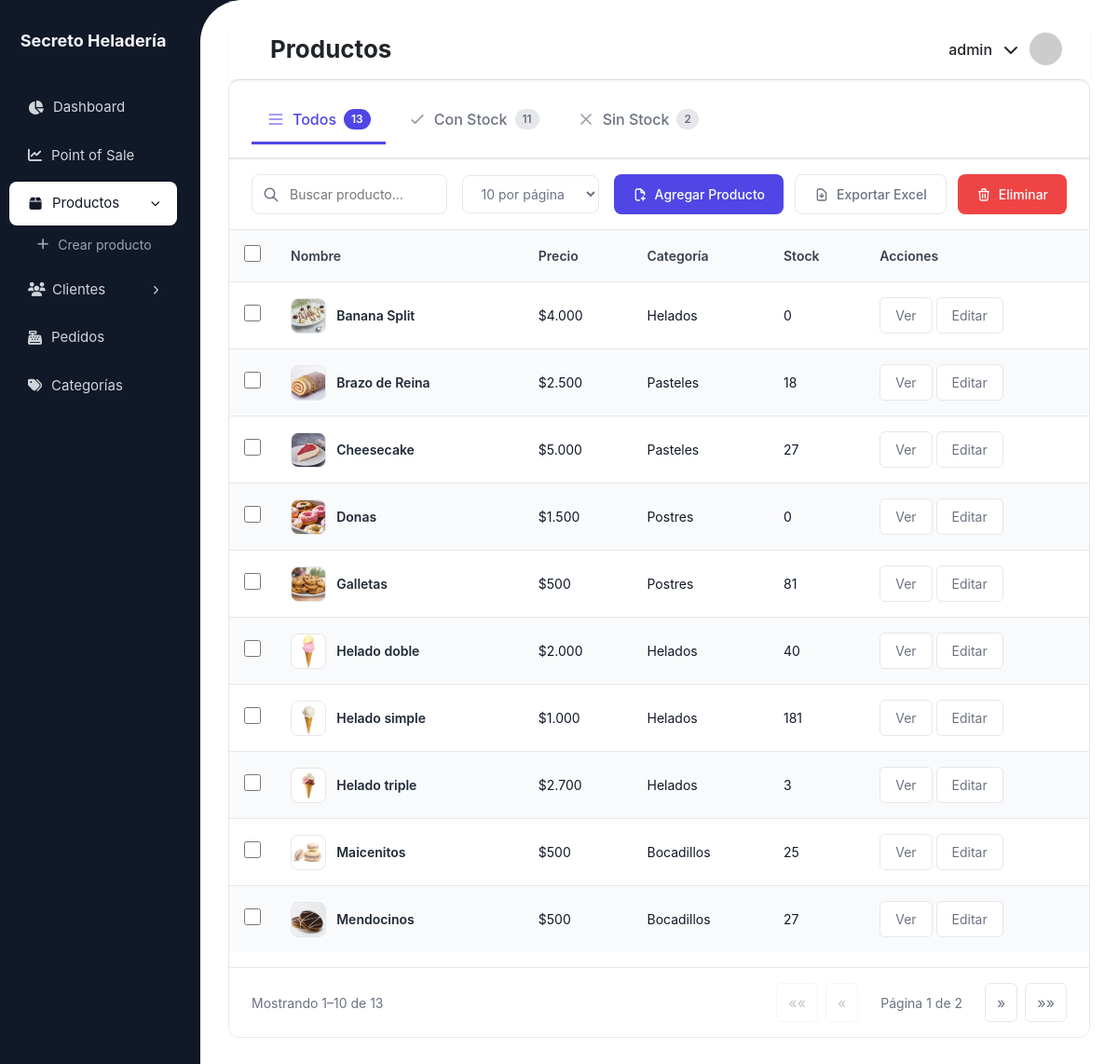
/heladeria/productos/ (signed in), run on the app's committed database.
### heladeria/models.py (models this page shows, shortened)
class BaseModel(models.Model):
    STATE_CHOICES = [
        ("ACTIVE", "Active"),
        ("INACTIVE", "Inactive"),
    ]
    state = models.CharField(max_length=10, choices=STATE_CHOICES, default="ACTIVE")
    created_at = models.DateTimeField(auto_now_add=True)
    updated_at = models.DateTimeField(auto_now=True)
    deleted_at = models.DateTimeField(null=True, blank=True)
    class Meta:
        abstract = True

class Producto(BaseModel):
    nombre = models.CharField(max_length=100)
    descripcion = models.TextField(blank=True, null=True)
    precio = models.DecimalField(max_digits=10, decimal_places=0)
    precio_compra = models.DecimalField(max_digits=10, decimal_places=0, default=0)
    stock = models.PositiveIntegerField(default=0)
    imagen = models.ImageField(upload_to='productos/', blank=True, null=True)
    categoria = models.ForeignKey(
        Categoria,
        on_delete=models.SET_NULL,
        null=True,
        blank=True,
        related_name='productos'
    )
    class Meta:
        db_table = 'devices_producto'

class Categoria(BaseModel):
    nombre = models.CharField(max_length=50, unique=True)
    descripcion = models.TextField(blank=True, null=True)
    activa = models.BooleanField(default=True)
    def __str__(self):
        return self.nombre
    class Meta:
        db_table = 'devices_categoria'

### heladeria/decorators.py (the view)
        def _wrapped_view(request, *args, **kwargs):
            if request.user.is_authenticated:
                if request.user.groups.filter(name__in=grupos).exists():
                    return view_func(request, *args, **kwargs)
            raise PermissionDenied

### heladeria/templatetags/formatos.py (called while the page is built)
@register.filter
def precio_cl(value):
    try:
        value = int(float(value))
        return f"{value:,}".replace(",", ".")
    except:
        return value

### heladeria/templatetags/permisos_extras.py (called while the page is built)
@register.filter(name='tiene_grupo')
def tiene_grupo(user, nombre_grupo):
    return user.groups.filter(name=nombre_grupo).exists()

### productos/templates/productos/lista_productos.html (shortened to what this page needs)
{% extends "heladeria/base_generic.html" %}
{% load static %}
{% load formatos %}
{% load permisos_extras %}
{% block extra_css %}
<link rel="stylesheet" href="{% static 'productos/css/lista_productos.css' %}">
{% endblock %}
{% block page_title %}Productos{% endblock %}
{% block content %}
<div class="productos-container">
    <div class="products-header">
        <div class="products-tabs">
            <button
    class="tab-item {% if stock == '' %}active{% endif %}"
    data-stock=""
    onclick="cambiarStockTab(this)"
>
                <svg class="tab-icon" fill="none" stroke="currentColor" viewBox="0 0 24 24">
                    <path stroke-linecap="round" stroke-linejoin="round" stroke-width="2"
                        d="M4 6h16M4 12h16M4 18h16"/>
                </svg>
                Todos
                <span class="tab-count">{{ total_productos|default:0 }}</span>
            </button>
            <button
    class="tab-item {% if stock == '1' %}active{% endif %}"
    data-stock="1"
    onclick="cambiarStockTab(this)"
>
                <svg class="tab-icon" fill="none" stroke="currentColor" viewBox="0 0 24 24">
                    <path stroke-linecap="round" stroke-linejoin="round" stroke-width="2"
                        d="M5 13l4 4L19 7"/>
                </svg>
                Con Stock
                <span class="tab-count">{{ productos_con_stock|default:0 }}</span>
            </button>
            <button
    class="tab-item {% if stock == '0' %}active{% endif %}"
    data-stock="0"
    onclick="cambiarStockTab(this)"
>
                <svg class="tab-icon" fill="none" stroke="currentColor" viewBox="0 0 24 24">
                    <path stroke-linecap="round" stroke-linejoin="round" stroke-width="2"
                        d="M6 18L18 6M6 6l12 12"/>
                </svg>
                Sin Stock
                <span class="tab-count">{{ productos_sin_stock|default:0 }}</span>
            </button>
        </div>
    </div>
    <div class="controls-row">
        <div class="search-filter-section">
            <form method="get" id="searchForm" class="search-box">
                <input id="searchInput" type="text" name="q" class="search-input"
                    placeholder="Buscar producto..." value="{{ query|default:'' }}">
            </form>
            <select id="perPageSelect" class="filter-select">
                <option value="10" {% if per_page == 10 %}selected{% endif %}>10 por página</option>
            </select>
        </div>
        <div class="action-buttons">
            {% if request.user|tiene_grupo:"Admin" or request.user|tiene_grupo:"Editor" %}
            <button class="btn-action btn-primary-action"
                    onclick="window.location='{% url 'crear_producto' %}'">
                Agregar Producto
            </button>
            {% endif %}
            {% if request.user|tiene_grupo:"Admin" %}
            <button class="btn-action btn-secondary-action"
                    onclick="window.location='{% url 'exportar_productos_excel' %}'">
                <svg width="16" height="16" fill="none" stroke="currentColor" viewBox="0 0 24 24">
                    <path stroke-linecap="round" stroke-linejoin="round" stroke-width="2"
                        d="M12 10v6m0 0l-3-3m3 3l3-3m2 8H7a2 2 0 0 1-2-2V5a2 2 0 0 1 2-2h5.586a1
                           1 0 0 1 .707.293l5.414 5.414a1 1 0 0 1 .293.707V19a2 2 0 0 1-2 2z"/>
                </svg>
                Exportar Excel
            </button>
            <button class="btn-action btn-danger-action" onclick="eliminarSeleccionados()">
                <svg width="16" height="16" fill="none" stroke="currentColor" viewBox="0 0 24 24">
                    <path stroke-linecap="round" stroke-linejoin="round" stroke-width="2"
                        d="M19 7l-.867 12.142A2 2 0 0 1 16.138 21H7.862a2 2 0 0 1-1.995-1.858L5 7
                           m5 4v6m4-6v6m1-10V4a1 1 0 0 0-1-1h-4a1 1 0 0 0-1 1v3M4 7h16"/>
                </svg>
                Eliminar
            </button>
            {% endif %}
        </div>
    </div>
    <div id="tablaContainer">
        {% include "productos/_tabla_productos.html" %}
      </div>
</div>
{% endblock %}

### heladeria/templates/heladeria/base_generic.html (shortened to what this page needs)
{% load static %}
{% load permisos_extras %}
<!DOCTYPE html>
<html lang="es">
<head>
  <link href="https://cdn.jsdelivr.net/npm/bootstrap@5.3.2/dist/css/bootstrap.min.css" rel="stylesheet">
  <link rel="stylesheet" href="https://cdnjs.cloudflare.com/ajax/libs/font-awesome/6.5.0/css/all.min.css">
  {% block extra_css %}{% endblock %}
  <link rel="stylesheet" href="{% static 'heladeria/css/layout.css' %}">
</head>
<body>
  <aside class="sidebar">
    <div class="brand">Secreto Heladería</div>
    <nav class="menu">
      {% if request.user|tiene_grupo:"Admin" %}
      <a href="{% url 'reporte_dashboard' %}"
        class="{% if request.resolver_match.url_name == 'reporte_dashboard' %}active{% endif %}">
          <i class="fa fa-chart-pie"></i> Dashboard
      </a>
      {% endif %}
      <a href="{% url 'pos_home' %}" class="{% if request.resolver_match.url_name == 'pos_home' %}active{% endif %}">
        <i class="fa fa-chart-line"></i> Point of Sale
      </a>
      {% if request.user|tiene_grupo:"Admin" %}
      <div class="menu-group
        {% if request.resolver_match.url_name in 'lista_productos crear_producto editar_producto detalle_productos' %}
          open
        {% endif %}
      ">
        <a href="{% url 'lista_productos' %}"
          class="menu-parent {% if request.resolver_match.url_name == 'lista_productos' %}active{% endif %}">
          <i class="fa fa-box"></i> Productos
          <i class="fa fa-chevron-right arrow"></i>
        </a>
        <div class="submenu">
          <a href="{% url 'crear_producto' %}"
            class="{% if request.resolver_match.url_name == 'crear_producto' %}active{% endif %}">
            <i class="fa fa-plus"></i> Crear producto
          </a>
        </div>
      </div>
      {% endif %}
      <div class="menu-group
      ">
          <a href="{% url 'lista_clientes' %}"
            class="menu-parent {% if request.resolver_match.url_name == 'lista_clientes' %}active{% endif %}">
              <i class="fa fa-users"></i> Clientes
              <i class="fa fa-chevron-right arrow"></i>
          </a>
      </div>
      <a href="{% url 'lista_ventas' %}" class="{% if request.resolver_match.url_name == 'lista_ventas' %}active{% endif %}">
        <i class="fa fa-cash-register"></i> Pedidos
      </a>
      {% if request.user|tiene_grupo:"Admin" %}
      <a href="{% url 'lista_categorias' %}"
        class="{% if request.resolver_match.url_name == 'lista_categorias' %}active{% endif %}">
          <i class="fa fa-tags"></i> Categorías
      </a>
      {% endif %}
    </nav>
  </aside>
  <div class="main-content">
    <div class="content-box">
      <div class="topbar-background"></div>
      <div class="topbar d-flex justify-content-between align-items-center">
        <div class="d-flex align-items-center gap-3">
          <h2 class="mb-0">{% block page_title %}Página{% endblock %}</h2>
        </div>
        <div class="user user-dropdown">
          <span class="user-name">{{ user.username }}</span>
          <i class="fa fa-chevron-down"></i>
          <img class="user-avatar" src="https://ui-avatars.com/api/?name={{ user.username }}&background=random">
        </div>
      </div>
      {% block content %}{% endblock %}
    </div>
  </div>
</body>
</html>

### productos/templates/productos/_tabla_productos.html
{% load static %}
{% load formatos %}
{% load permisos_extras %}
<div class="table-container">
    <table class="modern-table">
        <thead>
            <tr>
                <th style="width:40px;">
                    <input type="checkbox" class="custom-checkbox" id="selectAll" onclick="toggleSelectAll()">
                </th>
                <th>Nombre</th>
                <th>Precio</th>
                <th>Categoría</th>
                <th>Stock</th>
                <th>Acciones</th>
            </tr>
        </thead>
        <tbody>
            {% for producto in page_obj %}
            <tr class="table-row">
                <td>
                    <input type="checkbox" class="custom-checkbox chkProducto" value="{{ producto.id }}">
                </td>
                <td class="product-name-cell fw-600">
                    <div class="product-info">
                        {% if producto.imagen %}
                            <img src="{{ producto.imagen.url }}" alt="{{ producto.nombre }}" class="product-thumb">
                        {% else %}
                            <img src="{% static 'img/no-image.jpg' %}" class="product-thumb">
                        {% endif %}
                        <span>{{ producto.nombre }}</span>
                    </div>
                </td>
                <td>${{ producto.precio | precio_cl }}</td>
                <td>{{ producto.categoria|default:"-" }}</td>
                <td>{{ producto.stock }}</td>
                <td>
                    {% if request.user|tiene_grupo:"Admin" or request.user|tiene_grupo:"Editor" %}
                    <a href="{% url 'detalle_productos' producto.pk %}" class="btn-view">Ver</a>
                    <a href="{% url 'editar_producto' producto.pk %}" class="btn-view">Editar</a>
                    {% endif %}
                </td>
            </tr>
            {% empty %}
            <tr>
                <td colspan="7" class="no-data-msg" style="text-align:center;color:#9CA3AF;">No se encontraron productos.</td></tr>
            </tr>
            {% endfor %}
        </tbody>
    </table>
<div class="table-footer" style="display:flex; justify-content:space-between; align-items:center; gap:1rem; margin-top:1rem;">
    <div style="display:flex; align-items:center; gap:1rem;">
        <div class="results-per-page">
            <span>
                Mostrando {{ page_obj.start_index }}–{{ page_obj.end_index }} de {{ page_obj.paginator.count }}
            </span>
        </div>
    </div>
    <div class="pagination" style="display:flex; gap:0.5rem; align-items:center;">
        <button class="pagination-btn"
                {% if page_obj.has_previous %}
                    data-page="1"
                {% else %} disabled {% endif %}>
            ««
        </button>
        <button class="pagination-btn"
                {% if page_obj.has_previous %}
                    data-page="{{ page_obj.previous_page_number }}"
                {% else %} disabled {% endif %}>
            «
        </button>
        <span class="pagination-info">
            Página {{ page_obj.number }} de {{ page_obj.paginator.num_pages }}
        </span>
        <button class="pagination-btn"
                {% if page_obj.has_next %}
                    data-page="{{ page_obj.next_page_number }}"
                {% else %} disabled {% endif %}>
            »
        </button>
        <button class="pagination-btn"
                {% if page_obj.has_next %}
                    data-page="{{ page_obj.paginator.num_pages }}"
                {% else %} disabled {% endif %}>
            »»
        </button>
    </div>
</div>

### heladeria/static/heladeria/css/layout.css (style rules this page uses)
body { background: #111827; margin: 0; display: flex; height: 100vh; overflow: hidden; font-family: "Inter", sans-serif; }
a { text-decoration: underline; }
.sidebar { position: fixed; left: 0; top: 0; width: 200px; height: 100vh; background: #111827; padding-top: 30px; display: flex; flex-direction: column; z-index: 100; overflow-y: auto; }
.sidebar .brand { font-size: 18px; font-weight: bold; text-align: center; margin-bottom: 30px; color: #F3F4F6; }
.sidebar .menu > a { display: flex; align-items: center; gap: 10px; padding: 12px 20px; color: #D1D5DB; text-decoration: none; border-radius: 8px; font-size: 15px; margin: 5px 10px; transition: 0.2s; }
.menu-group { margin: 5px 10px; }
.menu-parent { display: flex; align-items: center; gap: 10px; padding: 12px 20px; border-radius: 8px; color: #D1D5DB; font-size: 15px; cursor: pointer; transition: 0.2s; text-decoration: none; }
.menu-parent.active { background: #ffffff !important; color: #111827 !important; }
.menu-parent i:first-child { width: 16px; text-align: center; }
.menu-parent .arrow { margin-left: auto; font-size: 10px; transition: transform 0.2s ease; }
.submenu { max-height: 0; overflow: hidden; transition: max-height 0.25s ease; }
.submenu a { display: flex; align-items: center; gap: 10px; padding: 10px 20px 10px 30px; font-size: 14px; color: #9CA3AF; text-decoration: none; border-radius: 6px; transition: 0.2s; }
.menu-group:hover .submenu, .menu-group.open .submenu { max-height: 200px; }
.menu-group:hover .arrow, .menu-group.open .arrow { transform: rotate(90deg); }
.main-content { margin-left: 215px; flex-grow: 1; padding: 0; overflow: hidden; }
.content-box { padding-top: 45px; background: #fff; border-top-left-radius: 45px; padding: 30px; height: 100vh; overflow-y: auto; box-shadow: 0 4px 20px rgba(0,0,0,0.05); }
.topbar-background { position: fixed; top: 0; width: 100vw; height: 45px; background: #fff; border-top-left-radius: 15px; z-index: 49; }
.topbar { position: sticky; top: 0; z-index: 50; display: flex; justify-content: space-between; align-items: center; box-shadow: 0 2px 4px rgba(0,0,0,0.05); background: #fff; padding: 5px 30px 15px 45px; margin: 0; }
.topbar h2 { font-size: 26px; font-weight: 700; margin-bottom: 10px; }
.topbar .user { display: flex; align-items: center; gap: 12px; font-weight: 500; position: relative; cursor: pointer; }
.topbar .user img { width: 35px; height: 35px; border-radius: 50%; object-fit: cover; }

### data on the page
Producto: imagen (picture), nombre "Banana Split", precio|precio_cl "4.000", categoria "Helados", stock "0"
Producto: imagen (picture), nombre "Brazo de Reina", precio|precio_cl "2.500", categoria "Pasteles", stock "18"
Producto: imagen (picture), nombre "Cheesecake", precio|precio_cl "5.000", categoria "Pasteles", stock "27"
Producto: imagen (picture), nombre "Donas", precio|precio_cl "1.500", categoria "Postres", stock "0"
Producto: imagen (picture), nombre "Galletas", precio|precio_cl "500", categoria "Postres", stock "81"
Producto: imagen (picture), nombre "Helado doble", precio|precio_cl "2.000", categoria "Helados", stock "40"
Producto: imagen (picture), nombre "Helado simple", precio|precio_cl "1.000", categoria "Helados", stock "181"
Producto: imagen (picture), nombre "Helado triple", precio|precio_cl "2.700", categoria "Helados", stock "3"
Producto: imagen (picture), nombre "Maicenitos", precio|precio_cl "500", categoria "Bocadillos", stock "25"
Producto: imagen (picture), nombre "Mendocinos", precio|precio_cl "500", categoria "Bocadillos", stock "27"

### other printed values
{{ user.username }} "admin"
{{ total_productos|default:0 }} "13"
{{ productos_con_stock|default:0 }} "11"
{{ productos_sin_stock|default:0 }} "2"
{{ page_obj.start_index }} "1"
{{ page_obj.end_index }} "10"
{{ page_obj.paginator.count }} "13"
{{ page_obj.number }} "1"
{{ page_obj.paginator.num_pages }} "2"
